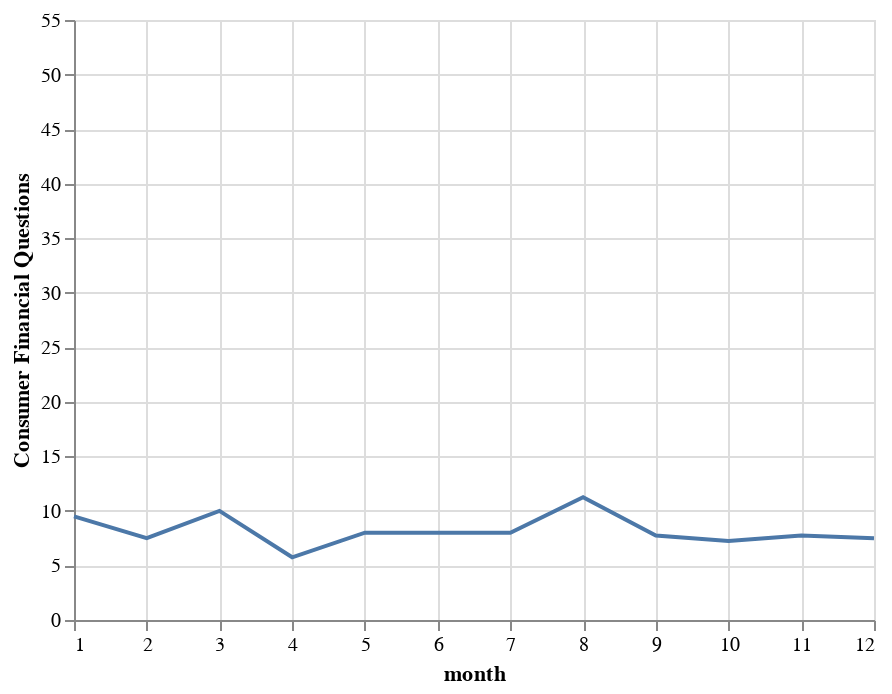

Source (notebook cell):
### Code cell
alt.Chart(arizona_ts).mark_line().encode(
    x='month',
    y=alt.Y('Consumer Financial Questions', scale=alt.Scale(type='linear', domain=(0, 55)))
)

### Figure 1 — Vega-Lite specification as saved in the notebook (floating-point values rounded to 4 significant figures)
{"config": {"view": {"continuousWidth": 400, "continuousHeight": 300}}, "data": {"name": "data-805f941aa20509903b86ea1a56d4f336"}, "mark": "line", "encoding": {"x": {"field": "month", "type": "quantitative"}, "y": {"field": "Consumer Financial Questions", "scale": {"domain": [0, 55], "type": "linear"}, "type": "quantitative"}}, "$schema": "https://vega.github.io/schema/vega-lite/v4.17.0.json", "datasets": {"data-805f941aa20509903b86ea1a56d4f336": [{"month": 1, "Consumer Financial Questions": 9.5, "Education": 0.0, "Family and Children": 53.0, "Health and Disability": 1.0, "Housing and Homelessness": 21.75, "Income Maintenance": 2.0, "Individual Rights": 5.75, "Juvenile": 0.0, "Other": 34.5, "Work, Employment and Unemployment": 2.75}, {"month": 2, "Consumer Financial Questions": 7.5, "Education": 0.0, "Family and Children": 42.5, "Health and Disability": 1.75, "Housing and Homelessness": 13.75, "Income Maintenance": 0.75, "Individual Rights": 4.75, "Juvenile": 0.25, "Other": 24.25, "Work, Employment and Unemployment": 3.25}, {"month": 3, "Consumer Financial Questions": 10.0, "Education": 0.5, "Family and Children": 40.0, "Health and Disability": 1.75, "Housing and Homelessness": 12.25, "Income Maintenance": 0.75, "Individual Rights": 5.0, "Juvenile": 0.0, "Other": 20.75, "Work, Employment and Unemployment": 2.25}, {"month": 4, "Consumer Financial Questions": 5.75, "Education": 0.25, "Family and Children": 40.25, "Health and Disability": 1.0, "Housing and Homelessness": 14.25, "Income Maintenance": 1.5, "Individual Rights": 4.25, "Juvenile": 0.0, "Other": 25.5, "Work, Employment and Unemployment": 3.0}, {"month": 5, "Consumer Financial Questions": 8.0, "Education": 0.0, "Family and Children": 41.0, "Health and Disability": 0.5, "Housing and Homelessness": 16.75, "Income Maintenance": 0.75, "Individual Rights": 5.25, "Juvenile": 0.0, "Other": 25.5, "Work, Employment and Unemployment": 2.0}, {"month": 6, "Consumer Financial Questions": 8.0, "Education": 0.0, "Family and Children": 40.0, "Health and Disability": 0.75, "Housing and Homelessness": 13.75, "Income Maintenance": 1.0, "Individual Rights": 5.75, "Juvenile": 0.0, "Other": 34.0, "Work, Employment and Unemployment": 3.25}, {"month": 7, "Consumer Financial Questions": 8.0, "Education": 0.0, "Family and Children": 43.75, "Health and Disability": 1.5, "Housing and Homelessness": 16.5, "Income Maintenance": 0.5, "Individual Rights": 6.5, "Juvenile": 0.0, "Other": 33.75, "Work, Employment and Unemployment": 4.5}, {"month": 8, "Consumer Financial Questions": 11.25, "Education": 0.0, "Family and Children": 53.0, "Health and Disability": 1.0, "Housing and Homelessness": 23.25, "Income Maintenance": 1.25, "Individual Rights": 6.75, "Juvenile": 0.25, "Other": 42.75, "Work, Employment and Unemployment": 6.75}, {"month": 9, "Consumer Financial Questions": 7.75, "Education": 0.0, "Family and Children": 50.5, "Health and Disability": 1.5, "Housing and Homelessness": 26.75, "Income Maintenance": 1.25, "Individual Rights": 4.25, "Juvenile": 0.25, "Other": 26.0, "Work, Employment and Unemployment": 6.0}, {"month": 10, "Consumer Financial Questions": 7.25, "Education": 0.0, "Family and Children": 47.75, "Health and Disability": 2.0, "Housing and Homelessness": 23.0, "Income Maintenance": 1.25, "Individual Rights": 5.5, "Juvenile": 0.25, "Other": 31.0, "Work, Employment and Unemployment": 7.0}, {"month": 11, "Consumer Financial Questions": 7.75, "Education": 0.0, "Family and Children": 40.5, "Health and Disability": 0.75, "Housing and Homelessness": 22.25, "Income Maintenance": 1.0, "Individual Rights": 6.75, "Juvenile": 0.25, "Other": 23.5, "Work, Employment and Unemployment": 5.0}, {"month": 12, "Consumer Financial Questions": 7.5, "Education": 0.0, "Family and Children": 48.25, "Health and Disability": 0.75, "Housing and Homelessness": 20.75, "Income Maintenance": 0.5, "Individual Rights": 7.0, "Juvenile": 0.25, "Other": 31.75, "Work, Employment and Unemployment": 4.5}]}}
